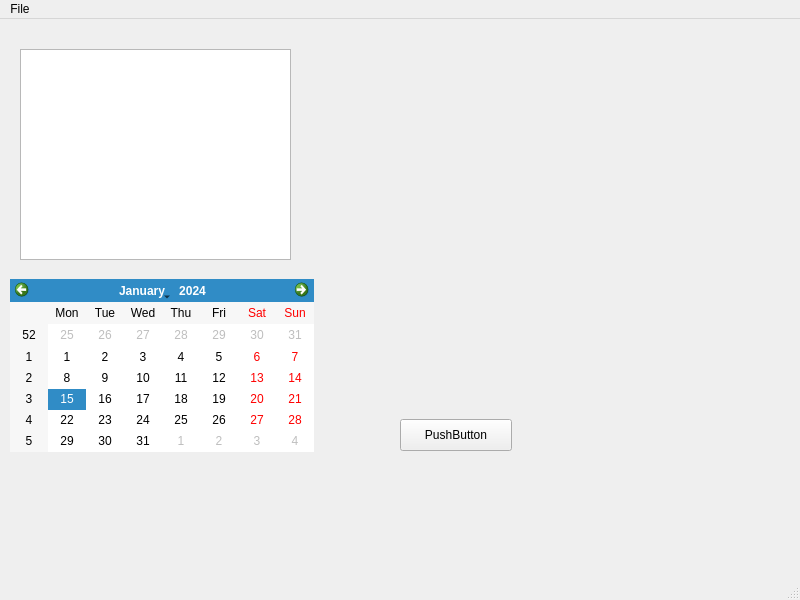
<?xml version="1.0" encoding="UTF-8"?>
<ui version="4.0">
 <class>MainWindow</class>
 <widget class="QMainWindow" name="MainWindow">
  <property name="geometry">
   <rect>
    <x>0</x>
    <y>0</y>
    <width>800</width>
    <height>600</height>
   </rect>
  </property>
  <property name="windowTitle">
   <string>MainWindow</string>
  </property>
  <widget class="QWidget" name="centralwidget">
   <widget class="QPushButton" name="pushButton">
    <property name="geometry">
     <rect>
      <x>400</x>
      <y>400</y>
      <width>112</width>
      <height>32</height>
     </rect>
    </property>
    <property name="text">
     <string>PushButton</string>
    </property>
   </widget>
   <widget class="QCustomPlot" name="customPlot" native="true">
    <property name="geometry">
     <rect>
      <x>420</x>
      <y>20</y>
      <width>321</width>
      <height>321</height>
     </rect>
    </property>
   </widget>
   <widget class="QListWidget" name="listWidget">
    <property name="geometry">
     <rect>
      <x>20</x>
      <y>30</y>
      <width>271</width>
      <height>211</height>
     </rect>
    </property>
   </widget>
   <widget class="QCalendarWidget" name="calendarWidget">
    <property name="geometry">
     <rect>
      <x>10</x>
      <y>260</y>
      <width>304</width>
      <height>173</height>
     </rect>
    </property>
   </widget>
  </widget>
  <widget class="QMenuBar" name="menubar">
   <property name="geometry">
    <rect>
     <x>0</x>
     <y>0</y>
     <width>800</width>
     <height>22</height>
    </rect>
   </property>
   <widget class="QMenu" name="menuFile">
    <property name="title">
     <string>File</string>
    </property>
    <addaction name="actionOpen"/>
    <addaction name="actionQuit"/>
   </widget>
   <addaction name="menuFile"/>
  </widget>
  <widget class="QStatusBar" name="statusbar"/>
  <action name="actionOpen">
   <property name="text">
    <string>Open</string>
   </property>
  </action>
  <action name="actionQuit">
   <property name="text">
    <string>Quit</string>
   </property>
  </action>
 </widget>
 <customwidgets>
  <customwidget>
   <class>QCustomPlot</class>
   <extends>QWidget</extends>
   <header>qcustomplot.h</header>
   <container>1</container>
  </customwidget>
 </customwidgets>
 <resources/>
 <connections/>
</ui>
